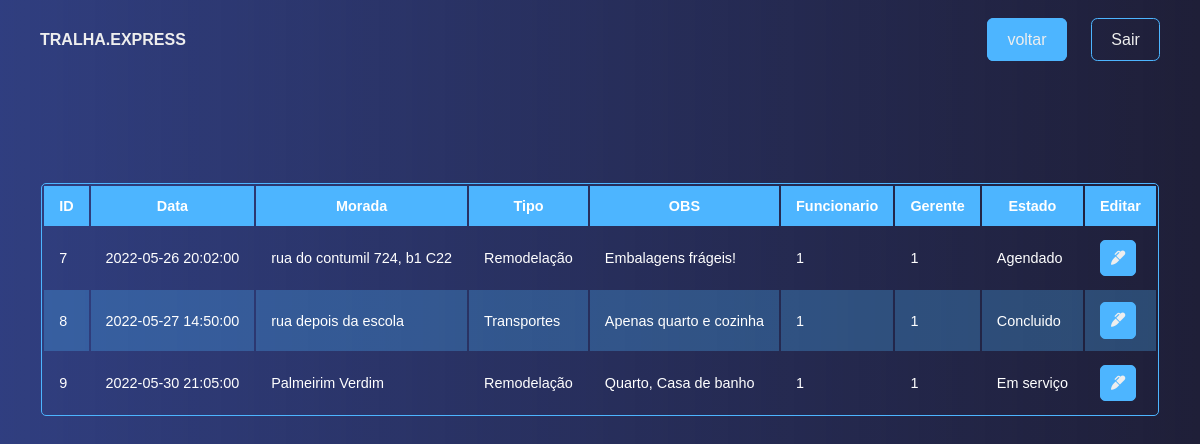
The app's page /agendamentos.php?id=5 with its own data.
### tables this page shows
CREATE TABLE `agendamentos` (
  `id_agenda` int(11) NOT NULL,
  `data_agenda` datetime NOT NULL,
  `morada_agenda` varchar(50) NOT NULL,
  `tipo_agenda` varchar(100) NOT NULL,
  `obs_agenda` varchar(100) NOT NULL,
  `estado_agenda` varchar(30) NOT NULL DEFAULT 'Agendado',
  `id_cliente` int(11) NOT NULL,
  `id_funcionario` int(11) NOT NULL DEFAULT 1,
  `id_gerente` int(11) NOT NULL DEFAULT 1
);

### agendamentos.php (the view, shortened to what this page needs)
<!DOCTYPE html>
<html lang="en">
<head>
    <link rel="stylesheet" href="css/style.css">
    <link rel="stylesheet" href="https://cdnjs.cloudflare.com/ajax/libs/font-awesome/6.1.1/css/all.min.css" />
</head>
<body>
    <?php
    $cliente=$_GET['id'];
    $mysqli = new mysqli("localhost","root","","pw1_bd_tralhaexpress");
    $sql_agendamentos = "SELECT * FROM agendamentos WHERE id_cliente='$cliente' ORDER BY data_agenda ASC ";
    $result_agendamentos=mysqli_query($mysqli,$sql_agendamentos);
    ?>
    <section id="perfil" class="cliente">
        <div class="navbar">
            <div class="logo">TRALHA.EXPRESS</div>
            <?php
                echo '
                <div class="links">
                    <a class="btn" href="cliente.php?id='.$cliente.'">voltar</a>
                    <a class="btn-second" href="login.php">Sair</a>
                </div>
                '
            ?>
        </div>
        <div class="agendamentos-area">
            <div class="agendamentos-table">
                <table>
                <thead>
                    <tr>
                        <th>ID</th>
                        <th>Data</th>
                        <th>Morada</th>
                        <th>Tipo</th>
                        <th>OBS</th>
                        <th>Funcionario</th>
                        <th>Gerente</th>
                        <th>Estado</th>
                        <th>Editar</th>
                    </tr>
                </thead>
                <tbody>
                    <?php
                        while($agenda_data = mysqli_fetch_assoc($result_agendamentos)) {
                            echo "<tr><br>";
                            echo "<td>".$agenda_data['id_agenda']."</td>";
                            echo "<td>".$agenda_data['data_agenda']."</td>";
                            echo "<td>".$agenda_data['morada_agenda']."</td>";
                            echo "<td>".$agenda_data['tipo_agenda']."</td>";
                            echo "<td>".$agenda_data['obs_agenda']."</td>";
                            echo "<td>".$agenda_data['id_funcionario']."</td>";
                            echo "<td>".$agenda_data['id_gerente']."</td>";
                            echo "<td>".$agenda_data['estado_agenda']."</td>";
                            echo "<td><a href='editar.php?id=$agenda_data[id_agenda]'><i class='fa-solid fa-marker'></i></a></td>";
                            echo "</tr>";
                        }
                    ?>
                </tbody>
                </table>
            </div>
        </div>
    </section>
</body>
</html>

### css/style.css (style rules this page uses)
body { margin: 0px; padding: 0; font-family: sans-serif; background: var(--bg-color); }
:root { --bg-color: #2c2c6c; --bg-color-gradient: linear-gradient(90deg, rgba(77, 181, 255, 0.137) 0%, rgba(31,31,56,1) 100%); --bg-btn-color:#4db5ff; --btn-color: #1f1f38; --table-light: #4db1f84b; --bg-placeholder: rgb(224, 224, 224); --bg-wite: #eee; --transition: all ease .5s; }
section { background: var(--bg-color-gradient); width: 100%; min-height: 100vh; animation: slide .6s ease-in-out both; }
.btn { border: 1px solid var(--bg-btn-color); border-radius: 0.4rem; color: var(--btn-color); cursor: pointer; padding: 0.75rem 1.2rem; transition: all .4s ease; transition: var(--transition); text-decoration: none; background: var(--bg-btn-color); }
.btn-second { border: 1px solid var(--bg-btn-color); border-radius: 0.4rem; color: var(--bg-btn-color); cursor: pointer; padding: 0.75rem 1.2rem; transition: all .4s ease; transition: var(--transition); text-decoration: none; background: transparent; }
.navbar { position: absolute; background: transparent; width: 100%; height: 80px; display: flex; justify-content: space-between; align-items: center; }
.logo { margin-left: 40px; font-weight: bold; color: var(--bg-wite); }
.links { margin-right: 40px; }
.links a { text-decoration: none; margin-left: 20px; color: var(--bg-wite); transition: var(--transition); }
.agendamentos-area { padding-top: 135px; gap: 5px; display: flex; align-items: center; justify-content: center; }
table { overflow: hidden; border-radius: 5px; border: 1px solid var(--bg-btn-color); }
.agendamentos-table { border-collapse: collapse; font-size: 0.9em; }
.agendamentos-table thead tr { background: var(--bg-btn-color); color: #fff; text-align: center; font-weight: bold; }
.agendamentos-table th, .agendamentos-table td { padding: 12px 15px; }
.agendamentos-table tbody tr { border-bottom: 1px solid var(--bg-btn-color); color: #fff; }
.agendamentos-table tbody tr:nth-of-type(even) { background-color: var(--table-light); }
.agendamentos-table tbody tr:last-of-type { border-bottom: 2px solid yellow ; }
.agendamentos-table i { cursor: pointer; padding: 10px; background: var(--bg-btn-color); border-radius: 5px; color: var(--bg-wite); border: 1px solid var(--bg-btn-color); }

### records on screen
agendamentos: id_agenda "7", data_agenda "2022-05-26 20:02:00", morada_agenda "rua do contumil 724, b1 C22", tipo_agenda "Remodelação", obs_agenda "Embalagens frágeis!", id_funcionario "1", id_gerente "1", estado_agenda "Agendado"
agendamentos: id_agenda "8", data_agenda "2022-05-27 14:50:00", morada_agenda "rua depois da escola", tipo_agenda "Transportes", obs_agenda "Apenas quarto e cozinha", id_funcionario "1", id_gerente "1", estado_agenda "Concluido"
agendamentos: id_agenda "9", data_agenda "2022-05-30 21:05:00", morada_agenda "Palmeirim Verdim", tipo_agenda "Remodelação", obs_agenda "Quarto, Casa de banho", id_funcionario "1", id_gerente "1", estado_agenda "Em serviço"
